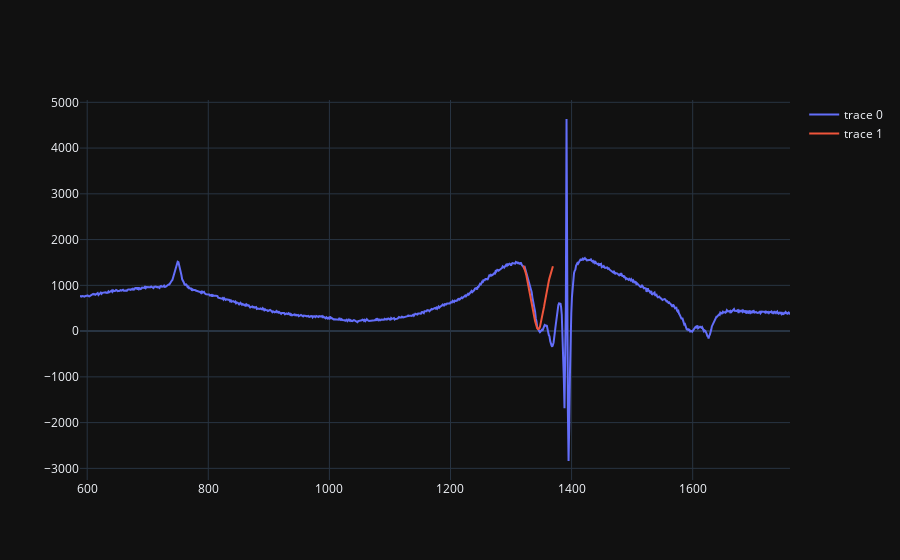

Here is the notebook cell this chart was saved with:
### Code cell
map_a.draw_curve(lorentz, (1345, 17, -11 * 10**4, 2100), 1320, 1370, base_vector = 6)
